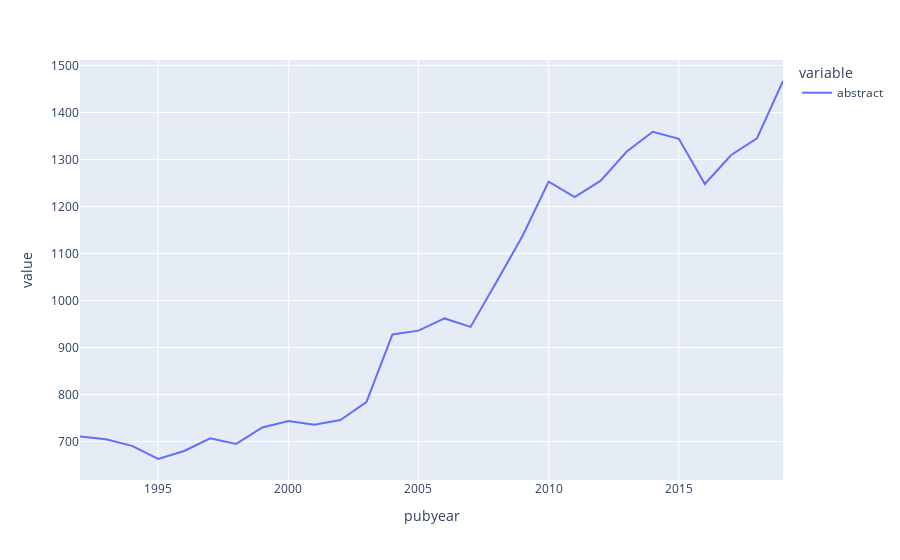

Notebook code for this chart:
### Code cell
# Plot annual count
annual_count = df.groupby('pubyear').agg({'abstract':'count'})
px.line(annual_count)

### Figure 1 — Plotly figure (JSON) as saved in the notebook; plotly's stock layout.template omitted (floating-point values rounded to 4 significant figures)
{"data": [{"hovertemplate": "variable=abstract<br>pubyear=%{x}<br>value=%{y}<extra></extra>", "legendgroup": "abstract", "line": {"color": "#636efa", "dash": "solid"}, "mode": "lines", "name": "abstract", "orientation": "v", "showlegend": true, "type": "scatter", "x": [1992, 1993, 1994, 1995, 1996, 1997, 1998, 1999, 2000, 2001, 2002, 2003, 2004, 2005, 2006, 2007, 2008, 2009, 2010, 2011, 2012, 2013, 2014, 2015, 2016, 2017, 2018, 2019], "xaxis": "x", "y": [711, 705, 691, 663, 680, 707, 695, 730, 744, 736, 746, 784, 928, 936, 962, 944, 1040, 1138, 1253, 1220, 1255, 1317, 1359, 1344, 1248, 1309, 1345, 1467], "yaxis": "y"}], "layout": {"legend": {"title": {"text": "variable"}, "tracegroupgap": 0}, "margin": {"t": 60}, "xaxis": {"anchor": "y", "domain": [0, 1], "title": {"text": "pubyear"}}, "yaxis": {"anchor": "x", "domain": [0, 1], "title": {"text": "value"}}}}
